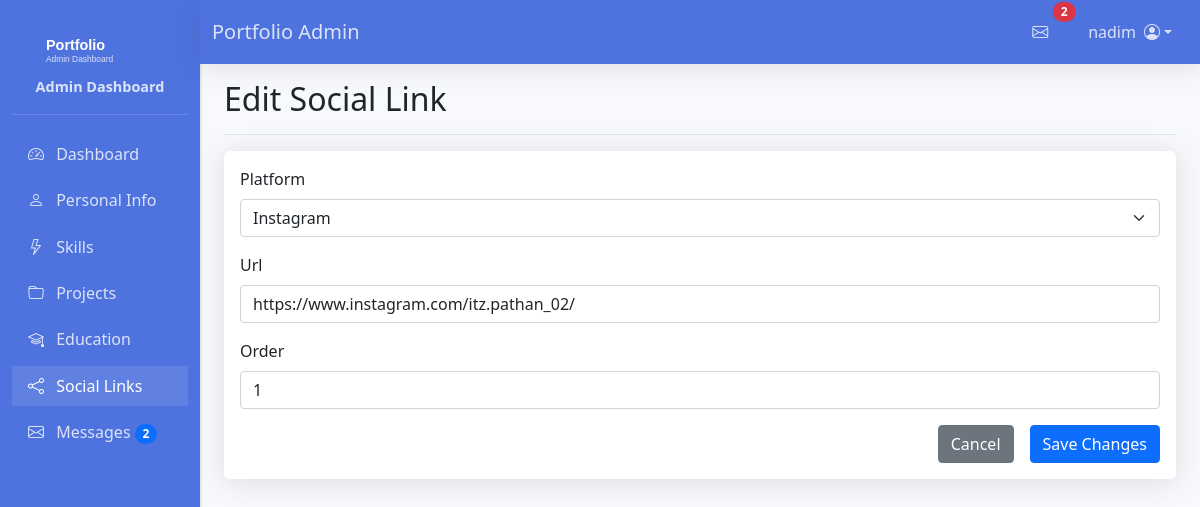
The page /dashboard/social-links/1/edit/ (signed in) on the database its author committed.
### portfolio/models.py (models this page shows, shortened)
class SocialLink(models.Model):
    PLATFORM_CHOICES = [
        ('facebook', 'Facebook'),
        ('instagram', 'Instagram'),
        ('linkedin', 'LinkedIn'),
        ('github', 'GitHub'),
        ('twitter', 'Twitter'),
    ]
    platform = models.CharField(max_length=20, choices=PLATFORM_CHOICES)
    url = models.URLField()
    order = models.IntegerField(default=0)
    class Meta:
        ordering = ['order']

### portfolio/views.py (the view)
# urls.py: path('dashboard/social-links/<int:pk>/edit/', views.social_link_edit, name='social_link_edit'),
@login_required
def social_link_edit(request, pk):
    social_link = get_object_or_404(SocialLink, pk=pk)
    if request.method == 'POST':
        form = SocialLinkForm(request.POST, instance=social_link)
        if form.is_valid():
            form.save()
            messages.success(request, 'Social link updated successfully!')
            return redirect('portfolio:social_link_list')
    else:
        form = SocialLinkForm(instance=social_link)
    return render(request, 'portfolio/admin/social_link_form.html', {'form': form})

### portfolio/forms.py (shortened to what this page needs)
class SocialLinkForm(forms.ModelForm):
    class Meta:
        model = SocialLink
        fields = ['platform', 'url', 'order']
        widgets = {
            'url': forms.URLInput(attrs={'placeholder': 'https://...'}),
        }

### portfolio/context_processors.py (called while the page is built)
def unread_messages(request):
    if request.user.is_authenticated:
        unread_count = ContactMessage.objects.filter(is_read=False).count()
        recent_unread_messages = ContactMessage.objects.filter(is_read=False).order_by('-created_at')[:5]
        return {
            'unread_count': unread_count,
            'recent_messages': recent_unread_messages
        }
    return {
        'unread_count': 0,
        'recent_messages': []
    }

### portfolio/templates/portfolio/admin/social_link_form.html (shortened to what this page needs)
{% extends 'portfolio/admin/base_admin.html' %}
{% block page_title %}
{% if form.instance.pk %}Edit Social Link{% else %}Add Social Link{% endif %}
{% endblock %}
{% block admin_content %}
<div class="card">
    <div class="card-body">
        <form method="post" class="needs-validation" novalidate>
            {% for field in form %}
            <div class="mb-3">
                <label for="{{ field.id_for_label }}" class="form-label">{{ field.label }}</label>
                {% if field.name == 'platform' %}
                    <select name="{{ field.name }}"
                            id="{{ field.id_for_label }}"
                            class="form-select {% if field.errors %}is-invalid{% endif %}"
                            {% if field.field.required %}required{% endif %}>
                        {% for value, label in field.field.choices %}
                            <option value="{{ value }}" {% if value == field.value %}selected{% endif %}>
                                {{ label }}
                            </option>
                        {% endfor %}
                    </select>
                {% else %}
                    <input type="{{ field.field.widget.input_type }}"
                           name="{{ field.name }}"
                           id="{{ field.id_for_label }}"
                           value="{{ field.value|default:'' }}"
                           class="form-control {% if field.errors %}is-invalid{% endif %}"
                           {% if field.field.required %}required{% endif %}>
                {% endif %}
            </div>
            {% endfor %}
            <div class="d-grid gap-2 d-md-flex justify-content-md-end">
                <a href="{% url 'portfolio:social_link_list' %}" class="btn btn-secondary me-md-2">Cancel</a>
                <button type="submit" class="btn btn-primary">
                    {% if form.instance.pk %}Save Changes{% else %}Add Social Link{% endif %}
                </button>
            </div>
        </form>
    </div>
</div>
{% endblock %}

### portfolio/templates/portfolio/admin/base_admin.html (shortened to what this page needs)
{% load static %}
<!DOCTYPE html>
<html lang="en">
<head>
    <link href="https://cdn.jsdelivr.net/npm/bootstrap@5.1.3/dist/css/bootstrap.min.css" rel="stylesheet">
    <link href="https://cdn.jsdelivr.net/npm/bootstrap-icons@1.8.1/font/bootstrap-icons.css" rel="stylesheet">
</head>
<body>
    {% if user.is_authenticated and request.path|slice:":10" == '/dashboard' %}
    <nav class="navbar navbar-expand-lg navbar-light bg-white fixed-top">
        <div class="container-fluid">
            <a class="navbar-brand mx-auto mx-md-0" href="{% url 'portfolio:admin_dashboard' %}">
                Portfolio Admin
            </a>
            <div class="d-flex align-items-center order-lg-2">
                {% if user.is_authenticated %}
                <div class="nav-item dropdown me-2">
                    <a class="nav-link position-relative" href="#" id="messagesDropdown" role="button" data-bs-toggle="dropdown" data-bs-auto-close="outside" aria-expanded="false">
                        <i class="bi bi-envelope"></i>
                        {% if unread_count > 0 %}
                            <span class="position-absolute top-0 start-100 translate-middle badge rounded-pill bg-danger">
                                {{ unread_count }}
                            </span>
                        {% endif %}
                    </a>
                </div>
                <div class="nav-item dropdown">
                    <a class="nav-link dropdown-toggle d-flex align-items-center" href="#" role="button" id="userDropdown" data-bs-toggle="dropdown" aria-expanded="false">
                        <span class="d-none d-lg-inline me-2">{{ request.user.username }}</span>
                        <i class="bi bi-person-circle"></i>
                    </a>
                </div>
                {% endif %}
            </div>
        </div>
    </nav>
    {% endif %}
{% block content %}
{% if user.is_authenticated %}
<div class="container-fluid">
    <div class="row">
        <nav id="sidebar" class="col-md-3 col-lg-2 d-md-block sidebar">
            <div class="position-sticky pt-3">
                <div class="sidebar-brand">
                    <img src="{% static 'portfolio/img/logo.svg' %}" alt="Portfolio Logo">
                    <span class="sidebar-brand-text">Admin Dashboard</span>
                </div>
                <ul class="nav flex-column">
                    <li class="nav-item">
                        <a class="nav-link {% if request.resolver_match.url_name == 'admin_dashboard' %}active{% endif %}"
                           href="{% url 'portfolio:admin_dashboard' %}">
                            <i class="bi bi-speedometer2"></i> Dashboard
                        </a>
                    </li>
                    <li class="nav-item">
                        <a class="nav-link {% if 'personal-info' in request.path %}active{% endif %}"
                           href="{% url 'portfolio:personal_info_edit' %}">
                            <i class="bi bi-person"></i> Personal Info
                        </a>
                    </li>
                    <li class="nav-item">
                        <a class="nav-link {% if 'skills' in request.path %}active{% endif %}"
                           href="{% url 'portfolio:skill_list' %}">
                            <i class="bi bi-lightning"></i> Skills
                        </a>
                    </li>
                    <li class="nav-item">
                        <a class="nav-link {% if 'projects' in request.path %}active{% endif %}"
                           href="{% url 'portfolio:project_list' %}">
                            <i class="bi bi-folder"></i> Projects
                        </a>
                    </li>
                    <li class="nav-item">
                        <a class="nav-link {% if 'education' in request.path %}active{% endif %}"
                           href="{% url 'portfolio:education_list' %}">
                            <i class="bi bi-mortarboard"></i> Education
                        </a>
                    </li>
                    <li class="nav-item">
                        <a class="nav-link {% if 'social-links' in request.path %}active{% endif %}"
                           href="{% url 'portfolio:social_link_list' %}">
                            <i class="bi bi-share"></i> Social Links
                        </a>
                    </li>
                    <li class="nav-item">
                        <a class="nav-link {% if request.resolver_match.url_name == 'message_list' %}active{% endif %}"
                           href="{% url 'portfolio:message_list' %}">
                            <i class="bi bi-envelope"></i>
                            Messages
                            {% if unread_count > 0 %}
                            <span class="badge bg-primary rounded-pill">{{ unread_count }}</span>
                            {% endif %}
                        </a>
                    </li>
                </ul>
            </div>
        </nav>
        <main class="col-md-9 ms-sm-auto col-lg-10 px-md-4">
            <div class="d-flex justify-content-between flex-wrap flex-md-nowrap align-items-center pt-3 pb-2 mb-3 border-bottom">
                <h1 class="h2">{% block page_title %}{% endblock %}</h1>
            </div>
            {% block admin_content %}{% endblock %}
        </main>
    </div>
</div>
{% else %}
<div class="container mt-5">
    <div class="alert alert-warning">
        Please <a href="{% url 'login' %}">log in</a> to access the admin dashboard.
    </div>
</div>
{% endif %}
{% endblock %}
</body>
</html>

### rows shown on the page
SocialLink: platform "Instagram", url "https://www.instagram.com/itz.pathan_02/"

### other values the page prints
{{ unread_count }} "2"
{{ request.user.username }} "nadim"
{{ field.label }} "Platform" "Url" "Order"
